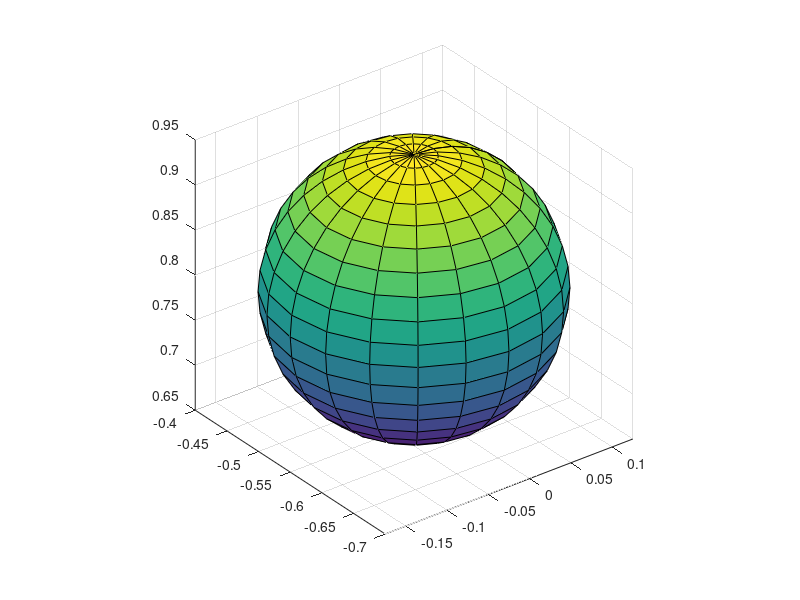

The MATLAB source for this figure: (Note: this script raises an error after producing the figure.)
clear;
clc;
% Controller gain
Kp_joint = eye(7)*20;
Kp_cart = eye(3)*15;
% Redundancy gain
k0 = 10; %0 for standard (non collision-free) motion planning 
% Integration Time Step
Ts = 0.05;
% Obstacles
obs = [[-0.025;-0.55;0.8]];
% Time execution
T_tot = 20;
% Controller type
controller = "cartesian";

%% Trajectory setup
way_points = [[-0.525;-0.2;0.9],[-0.025;-0.6;0.5],[0.425;-0.3;0.7],[-0.025;-0.55;1.1],[-0.525;-0.2;0.9]];
x_d_des = [[0;0;0],[0;0;0],[0;0;0],[0;0;0],[0;0;0]];
% x_d_des = [[0;0;0],[0.9629;-0.0951;-0.2222],[0.0165;0.4465;0.2695],-[0.9629;-0.0951;-0.2222],[0;0;0]];

plot3(way_points(1,:),way_points(2,:),way_points(3,:), 'o','Color','r','MarkerSize',5);
[X,Y,Z] = sphere;
R = 0.15;
X = R*X;
Y = R*Y;
Z = R*Z;
surf(X+obs(1),Y+obs(2),Z+obs(3));
axis equal;

grid on;
hold on;

tvec = 0:Ts:T_tot;
tpts = 0:T_tot/(size(way_points,2)-1):T_tot;

[x,x_dot,x_dotdot,pp] = cubicpolytraj(way_points,tpts,tvec,...
                'VelocityBoundaryCondition', x_d_des);

plot3(x(1,:),x(2,:),x(3,:), 'o','Color','b','MarkerSize',5);
grid on;
hold on;


%% Simulation
robot = VrepConnector(19999,0.05);
q = robot.GetState();
while(norm(directKinematics(q) - way_points(:,1)) > 1e-2 )
    q = robot.GetState();
end

qd = robot.GetState();

for i=1:size(x_dot,2)
    q = robot.GetState();

    if controller == "cartesian"
        [qd, q_control_dot] = jointSpaceController(qd, x_dot(:,i), q, Ts, Kp_joint, obs(:,1), k0);
    else
        [qd, q_control_dot] = cartesianSpaceController(x(:,i), x_dot(:,i), q, Ts, Kp_cart, obs(:,1), k0);
    end


    x_control = directKinematics(qd);
    plot3(x_control(1),x_control(2),x_control(3), 'o','Color','r','MarkerSize',5);
    hold on;

    x_robot = directKinematics(robot.GetState());
    plot3(x_robot(1),x_robot(2),x_robot(3), 'o','Color','g','MarkerSize',5);
    hold on;

    robot.ApplyControl(q_control_dot, Ts);
end

